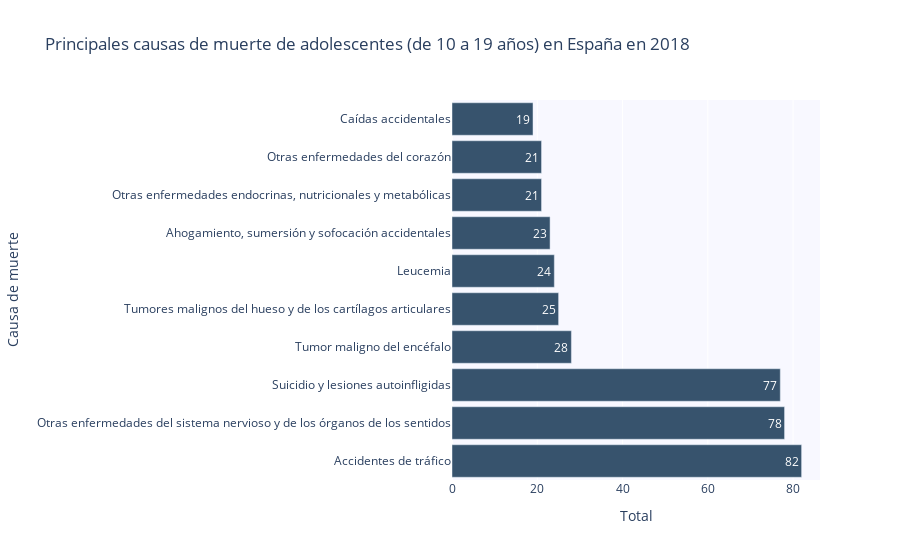

The cell this chart's notebook holds for it:
### Code cell
# Crear la figura
fig5 = go.Figure()

# Agregar los datos de las barras
fig5.add_trace(go.Bar(
    y=df_todas_causas_2018_adolescentes['cause_name'],    # Usamos 'cause_name' en el eje y
    x=df_todas_causas_2018_adolescentes['Total'],         # Usamos 'Total' en el eje x
    orientation='h',                                       # Especificamos que son barras horizontales
    marker_color='rgb(55, 83, 109)',                       # Color de las barras
    text=df_todas_causas_2018_adolescentes['Total'],      # Texto que se mostrará dentro de las barras
    textposition='inside',                                 # Posición del texto dentro de las barras
))

# Actualizar el diseño del gráfico
fig5.update_layout(
    title='Principales causas de muerte de adolescentes (de 10 a 19 años) en España en 2018',
    xaxis_title='Total',                                   # Cambiamos la etiqueta del eje x
    yaxis_title='Causa de muerte',                         # Cambiamos la etiqueta del eje y
    bargap=0.05,                                           # Espacio entre barras
    bargroupgap=0.1,                                       # Espacio entre grupos de barras
    plot_bgcolor='rgb(248, 248, 255)',                     # Color de fondo del gráfico
)

# Mostrar el gráfico
fig5.show()

### Figure 1 — Plotly figure (JSON) as saved in the notebook; plotly's stock layout.template omitted (floating-point values rounded to 4 significant figures)
{"data": [{"marker": {"color": "rgb(55, 83, 109)"}, "orientation": "h", "text": [82, 78, 77, 28, 25, 24, 23, 21, 21, 19], "textposition": "inside", "type": "bar", "x": [82, 78, 77, 28, 25, 24, 23, 21, 21, 19], "y": ["Accidentes de tráfico", "Otras enfermedades del sistema nervioso y de los órganos de los sentidos", "Suicidio y lesiones autoinfligidas", "Tumor maligno del encéfalo", "Tumores malignos del hueso y de los cartílagos articulares", "Leucemia", "Ahogamiento, sumersión y sofocación accidentales", "Otras enfermedades endocrinas, nutricionales y metabólicas", "Otras enfermedades del corazón", "Caídas accidentales"]}], "layout": {"bargap": 0.05, "bargroupgap": 0.1, "plot_bgcolor": "rgb(248, 248, 255)", "title": {"text": "Principales causas de muerte de adolescentes (de 10 a 19 años) en España en 2018"}, "xaxis": {"title": {"text": "Total"}}, "yaxis": {"title": {"text": "Causa de muerte"}}}}
